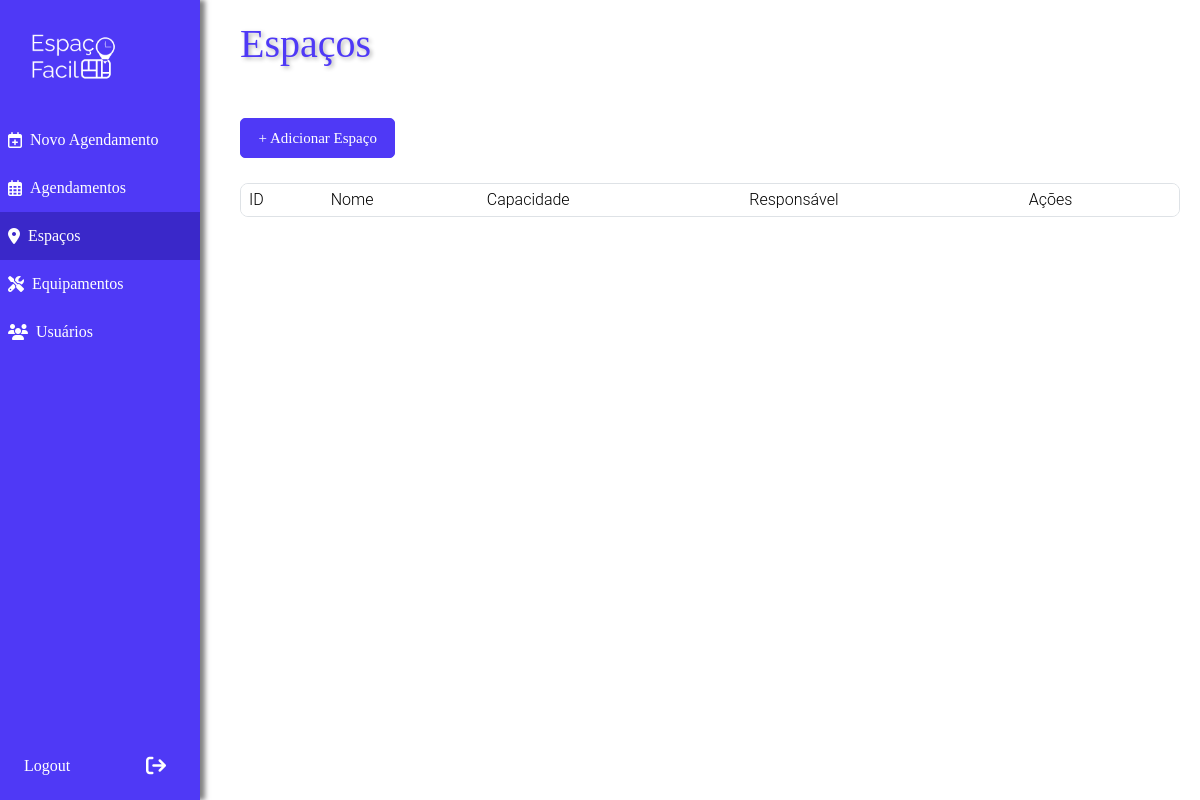
The page /roomList/ (signed in) on the database as committed earlier.
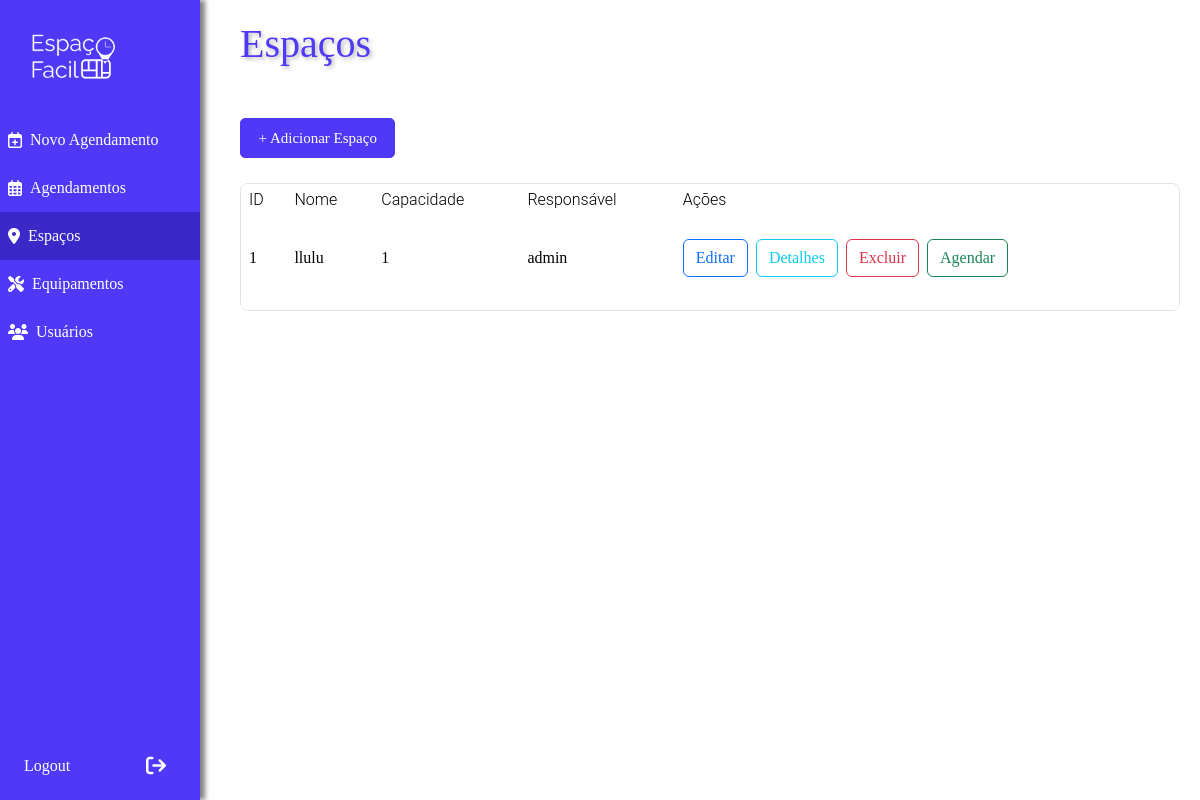
The same page on the database as committed later.
### app/models.py (models this page shows, shortened)
class Room(models.Model):
    roomManager = models.ForeignKey(User,on_delete=models.CASCADE)
    nameRoom = models.CharField(max_length=100, null=False, blank=False)
    headCount = models.IntegerField(null=False, blank=False)

class User(AbstractBaseUser, PermissionsMixin):
    name = models.CharField(max_length=100)
    email = models.EmailField(unique=True)
    phone = models.CharField(max_length=15)
    is_active = models.BooleanField(default=True)
    is_staff = models.BooleanField(default=False)
    objects = CustomUserManager()
    USERNAME_FIELD = 'email'
    REQUIRED_FIELDS = ['name']

### app/views.py (the view)
# urls.py: path('roomList/', RoomListView.as_view(),name="room_list"),
class RoomListView(LoginRequiredMixin, ListView):
    model = Room

### templates/app/room_list.html
{% extends "base.html" %}
{% load static %}
{% block content %}
<div class="table-container">
  <h1>Espaços</h1>
  <button class="button-registry">
    <a href={% url "room_create" %} >+ Adicionar Espaço</a>
  </button>
  <table class="table">
    <thead>
      <tr>
        <th scope="col">ID</th>
        <th scope="col">Nome</th>
        <th scope="col">Capacidade</th>
        <th scope="col">Responsável</th>
        <th scope="col">Ações</th>
      </tr>
    </thead>
    <tbody>
        {% for room in room_list %}
        <tr>
            <th scope="row">{{room.pk}}</th>
            <td>{{room.nameRoom}}</td>
            <td>{{room.headCount}}</td>
            <td>{{room.roomManager.name}}</td>
            <td class="actions">
              <button class="btn btn-outline-primary" onclick="window.location.href='{% url 'room_update' pk=room.pk %}'">
                Editar
              </button>
              <button class="btn btn-outline-info" onclick="window.location.href='{% url 'room_detail' pk=room.pk %}'">
                Detalhes
              </button>
              <button class="btn btn-outline-danger" onclick="window.location.href='{% url 'room_delete' pk=room.pk %}'">
                Excluir
              </button>
              <button class="btn btn-outline-success" onclick="window.location.href='{% url 'occupancy_list' idRoom=room.pk %}'">
                Agendar
              </button>
            </td>
          </tr>
        {% endfor %}
    </tbody>
  </table>
</div>
{% endblock content %}

Rows that differ between the two databases and show on the page:
added Room: pk "1", nameRoom "llulu", headCount "1", roomManager.name "admin"
